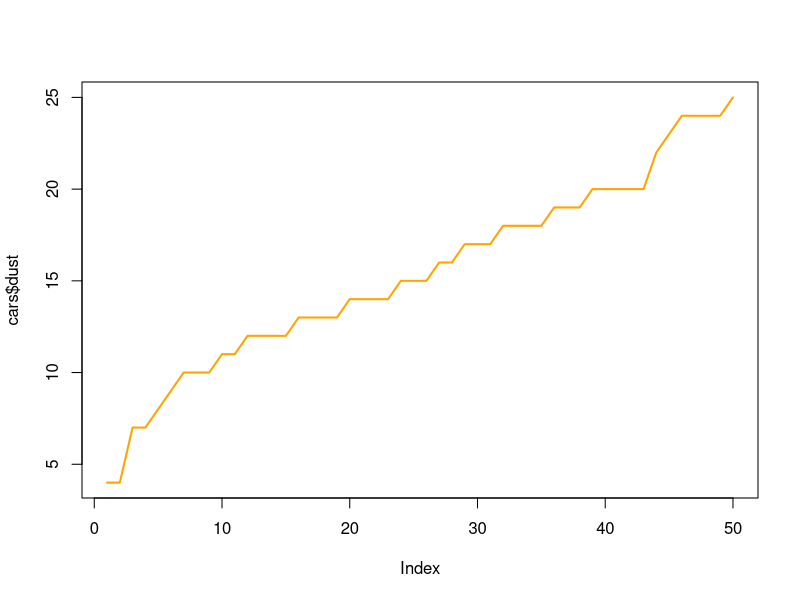
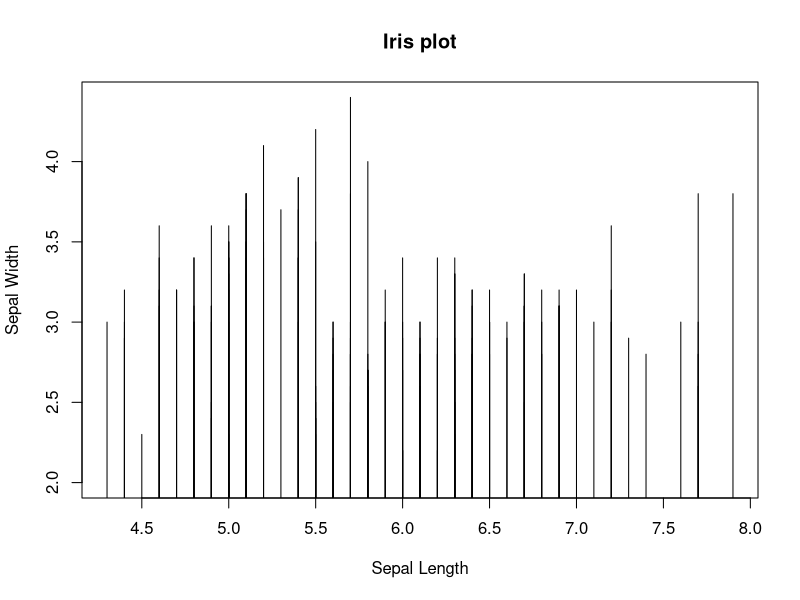

These charts were generated, in order, by the following R code:
## ---- chunk 1
knitr::kable(summary(cars))
## ---- chunk 2
plot(cars$speed, cars$dust, type = "l", lwd = "2", col = "orange")
## ---- chunk 3
data("iris")
# todo: insert a summary table

iris
## ---- chunk 4
# todo 2: plot

plot(iris$Sepal.Length, iris$Sepal.Width, "h", main = "Iris plot", xlab = "Sepal Length", ylab = "Sepal Width")

# todo 3: use inline R

## ---- chunk 5
sessionInfo()
